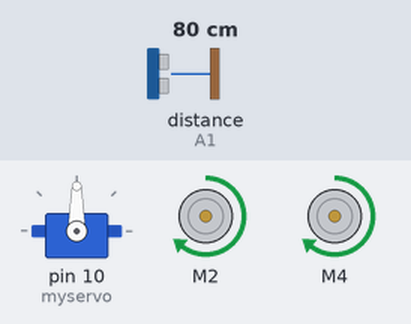
A sketch run on a simulated Arduino Uno, built with avr-gcc and run on an emulated ATmega328P. Shown: servo, 2 × DC motor (green arrow = forward, orange = backward, longer = faster). The test bench sets the inputs (shaded band); at power-on: distance to the obstacle (sensor on A1) 80 cm. The echo pulse lasts 58.3 µs per cm.

Above: at 3.7 s.
3.8 s: distance to the obstacle (sensor on A1) set to 29 cm
5.3 s: distance to the obstacle (sensor on A1) set to 23 cm
At 6.7 s:
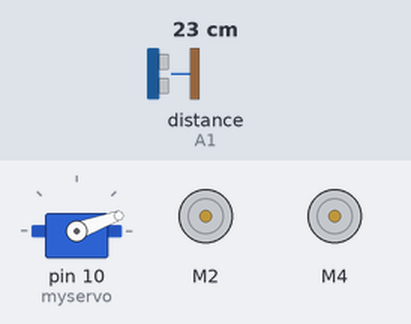
8.3 s: distance to the obstacle (sensor on A1) set to 35 cm
At 10.3 s:
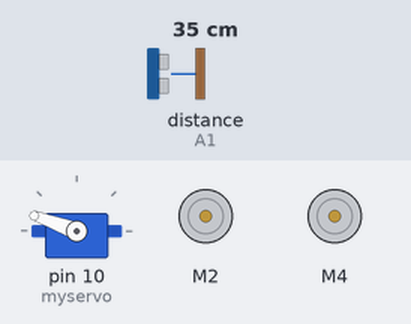
13.1 s: distance to the obstacle (sensor on A1) set to 2 cm
At 15.9 s:
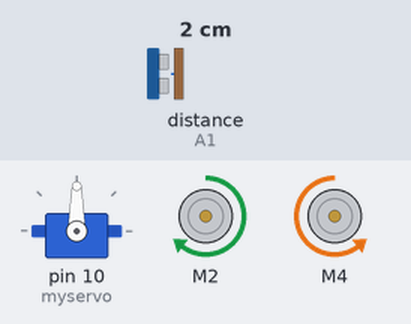
16.1 s: distance to the obstacle (sensor on A1) set to 60 cm
Timing chart, 0 to 20.1 s (numbered marks = the images above; inputs shaded):
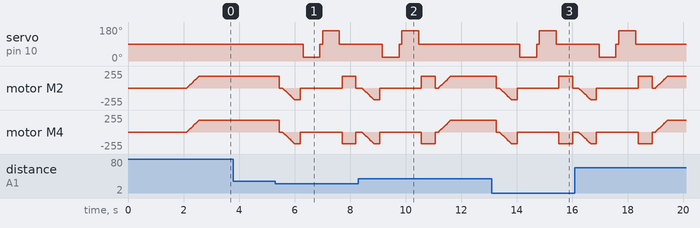

Measured:
- the behaviour switches between 26 and 25 cm on distance to the obstacle (sensor on A1) (found by bisection; images 0 and 1)
- after the input at 3.8 s, every drawn part: stays the same
- after the input at 5.3 s, servo on pin 10 (myservo): 90° → 20° after 1.0 s, → 90° 0.60 s later, → 160° 0.10 s later, → 90° 0.60 s later; motor M4: ramps from stopped to backward 178/255 and jumps back, once every 2.0 s
- after the input at 8.3 s, servo on pin 10 (myservo): goes on until 10.5 s, then stays 90°
- after the input at 13.1 s, servo on pin 10 (myservo): 90° → 20° after 1.0 s, → 90° 0.60 s later, → 160° 0.10 s later, → 90° 0.60 s later; motor M4: ramps from stopped to backward 178/255 and jumps back, once every 2.0 s

The sketch:

ObstacleAvoidingProject.ino
```cpp
#include <AFMotor.h>     // library for motor shield
#include <Servo.h>       // library for servo motor
#include <NewPing.h>     // library for ultrasonic sensor

const int Trig_Pin = A0;
const int Echo_Pin = A1;
const int Max_Speed = 180;
const int Max_Dist = 250;

NewPing ultra_sonic(Trig_Pin, Echo_Pin, Max_Dist); // Ultra sonic instance for manipulating the sensor

AF_DCMotor motor2(2); // initialize motor2 on the M2 ports on the driver shield
AF_DCMotor motor4(4); // initialize motor4 on the M4 ports on the driver shield

Servo myservo; // Servo instance for manipulating the servo motor

int distance=250;
int speedSet=0;
boolean goesForward=false;

void setup() {
  myservo.attach(10);
  myservo.write(90);
  delay(2000);
  distance=readDistance();
  delay(100);
  moveForward();
}

void loop() {
  int dist_R = 0;
  int dist_L = 0;
  delay(100);

  if(distance<=25){
    moveStop();
    delay(100);

    moveBackward();
    delay(200);

    moveStop();
    delay(100);

    dist_R = right_Distance();
    delay(100);
    dist_L = left_Distance();
    delay(100);

    if(dist_R <= dist_L){
      turnLeft();
      moveStop();
    }
    else{
      turnRight();
      moveStop();
    }
  }
  else{
    moveForward();
  }
  distance = readDistance();

}

int left_Distance(){
  myservo.write(160);
  delay(500);
  int dist = readDistance();
  delay(100);
  myservo.write(90);
  return dist;
  delay(100);
}

int right_Distance(){
  myservo.write(20);
  delay(500);
  int dist = readDistance();
  delay(100);
  myservo.write(90);
  return dist;
  delay(100);
}

int readDistance(){
  int cm = ultra_sonic.ping_cm();
  if(cm<=0){                        // this is done in case when sensor gives -ve value which is absurd
     cm=250;
     }
 return cm;
}

void moveStop() {
  motor2.run(RELEASE);
  motor4.run(RELEASE);
  }

void moveForward() {
  if(!goesForward){
    goesForward=true;
    motor2.run(FORWARD);
    motor4.run(FORWARD);
   for (speedSet = 0; speedSet < Max_Speed; speedSet +=2){ // slowly bring the speed up to avoid loading down the batteries too quickly
    motor2.setSpeed(speedSet);
    motor4.setSpeed(speedSet);
    delay(5);
   }
  }
}
void moveBackward() {
    goesForward=false;
    motor2.run(BACKWARD);
    motor4.run(BACKWARD);
  for (speedSet = 0; speedSet < Max_Speed; speedSet +=2){ // slowly bring the speed up to avoid loading down the batteries too quickly
    motor2.setSpeed(speedSet);
    motor4.setSpeed(speedSet);
    delay(5);
  }
}

void turnLeft() {
  motor2.run(FORWARD);
  motor4.run(BACKWARD);
  delay(500);
  motor2.run(FORWARD);
  motor4.run(FORWARD);
}

void turnRight() {
  motor2.run(BACKWARD);
  motor4.run(FORWARD);
  delay(500);
  motor2.run(FORWARD);
  motor4.run(FORWARD);
}

  
```
